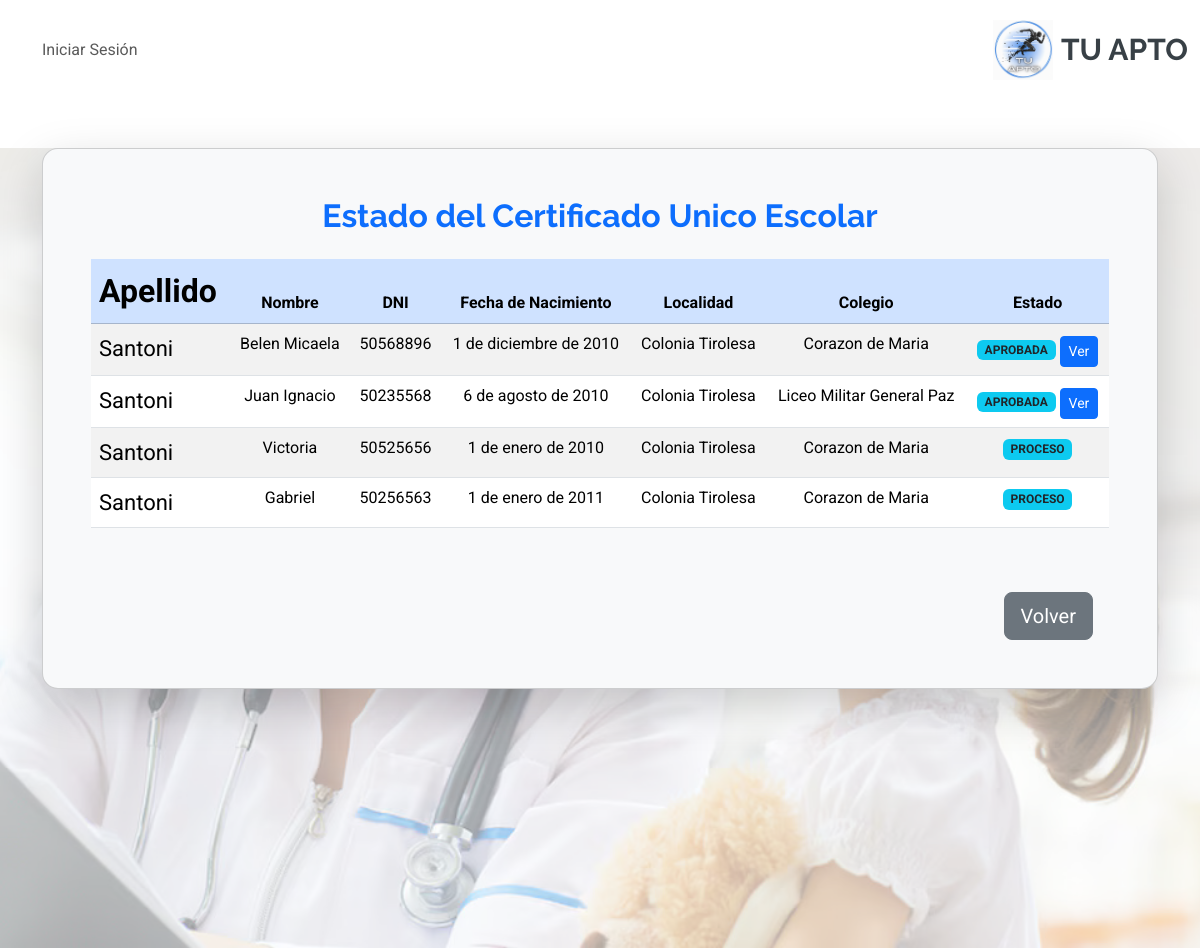
Screenshot of /estudiante/consultar_apto/ with the database file from the repository.
### estudiante/models.py (models this page shows, shortened)
class Estudiante(models.Model):
    SEXO_CHOICES = [
        ('M', 'Masculino'),
        ('F', 'Femenino'),
        ('O', 'Otro'),
    ]
    nombre= models.CharField(max_length=30, blank=True, null=True)
    apellido= models.CharField(max_length=30, blank=True, null=True)
    fecha_nacimiento= models.DateField(blank=True, null=True)
    tutor = models.ForeignKey(Tutor, on_delete=models.CASCADE, related_name='estudiantes')
    dni=  models.CharField(max_length=15, blank=True, null=True)
    domicilio = models.CharField(max_length=255, blank=True, null=True)
    telefono = models.CharField(max_length=15, blank=True, null=True)
    sexo=models.CharField(max_length=1, choices=SEXO_CHOICES, blank=True, null=True)
    localidad = models.CharField(max_length=100, blank=True, null=True)
    lugar_nacimiento = models.CharField(max_length=100, blank=True, null=True)
    def colegio_activo(self):
        relacion = self.estudiantecolegio_set.filter(activo=True).first()
        return relacion.colegio.nombre if relacion else "Sin colegio"

class EstudianteColegio(models.Model):
    estudiante = models.ForeignKey(Estudiante, on_delete=models.CASCADE)
    colegio = models.ForeignKey(Colegio, on_delete=models.CASCADE)
    activo= models.BooleanField(default=True)

class Colegio(models.Model):
    nombre = models.CharField(max_length=255)
    direccion = models.CharField(max_length=255)
    telefono = models.CharField(max_length=15)
    imagen= models.ImageField(upload_to='colegios/', null=True, blank=True)

### Cus/models.py (models this page shows, shortened)
class Cus(models.Model):
    ESTADO_CUS = [
        ('PENDIENTE', 'Pendiente'),
        ('PROCESO', 'En proceso'),
        ('APROBADA', 'Aprobada'),
        ('RECHAZADA', 'Rechazada'),
        ('VENCIDO', 'Vencido'),
    ]
    estudiante = models.ForeignKey(Estudiante, on_delete=models.CASCADE, related_name='cus')
    estado = models.CharField(max_length=45, choices=ESTADO_CUS, blank=True, null=True)
    fecha_creacion = models.DateTimeField(auto_now_add=True)
    fecha_caducidad = models.DateField(blank=True, null=True)
    fecha_de_llenado = models.DateField(blank=True, null=True)
    observacion = models.CharField(max_length=200, blank=True, null=True)
    consentimiento_persona = models.BooleanField(null=True, blank=True)
    medico = models.ForeignKey(Medico, on_delete=models.SET_NULL, null=True, blank=True)
    class Meta:
        db_table = 'cus_ficha_medica'

### estudiante/views.py (the view)
# urls.py: path('consultar_apto/', views.consultar_apto, name='consultar_apto'),
def consultar_apto(request):
    estudiantes = Estudiante.objects.filter(cus__isnull=False).distinct()
    return render(request, 'estudiante/consultar_apto.html', {
        'estudiantes': estudiantes
    })

### estudiante/templates/estudiante/consultar_apto.html (shortened to what this page needs)
{% extends 'core/base.html' %}
{% load static %}
{% block content %}
    <div class="row" style="margin: 0; padding: 0;">
        <div class="container-fluid ficha-medica-container" style="margin: 0; padding: 0;">
            <main class="px-3" style="position: relative; min-height: 100vh; width: 100%; margin: 0; padding: 0;">
                    <div style="position: relative; z-index: 1;">
                             <div class="container mt-5">
                              <div class="card shadow-lg p-5 bg-light rounded-4">
                                  <h2 class="text-primary text-center fw-bold mb-4">Estado del Certificado Unico Escolar</h2>
                                  <div class="table-responsive">
                                      <table class="table table-striped table-hover text-center">
                                          <thead class="table-primary">
                                              <tr>
                                                  <th>Apellido</th>
                                                  <th>Nombre</th>
                                                  <th>DNI</th>
                                                  <th>Fecha de Nacimiento</th>
                                                  <th>Localidad</th>
                                                  <th>Colegio</th>
                                                  <th>Estado</th>
                                              </tr>
                                          </thead>
                                          <tbody>
                                              {% for estudiante in estudiantes %}
                                              <tr>
                                                  <td>{{ estudiante.apellido }}</td>
                                                  <td>{{ estudiante.nombre }}</td>
                                                  <td>{{ estudiante.dni }}</td>
                                                  <td>{{ estudiante.fecha_nacimiento }}</td>
                                                  <td>{{ estudiante.localidad }}</td>
                                                  <td>{{ estudiante.colegio_activo }}</td>
                                                  <td>
                                                    {% if estudiante.cus.last %}
                                                        <span class="badge bg-info text-dark">{{ estudiante.cus.last.estado }}</span>
                                                        {% if estudiante.cus.last.estado == 'APROBADA' or estudiante.cus.last.estado == 'RECHAZADA' %}
                                                            <a href="{% url 'ver_pdf_cus' estudiante.cus.last.id %}" class="btn btn-primary btn-sm mt-1">Ver</a>
                                                        {% endif %}
                                                    {% else %}
                                                        <span class="text-muted">Sin CUS</span>
                                                    {% endif %}
                                                  </td>
                                              </tr>
                                              {% empty %}
                                              <tr>
                                                  <td colspan="6" class="text-center text-muted">No hay estudiantes registrados</td>
                                              </tr>
                                              {% endfor %}
                                          </tbody>
                                      </table>
                                  </div>
                                  <div class="d-flex justify-content-end mt-5">
                                      <a href="{% url 'menu_estudiante' %}" class="btn btn-secondary btn-lg w-45 me-3">Volver</a>
                                  </div>
                              </div>
                          </div>
                    </div>
            </main>
        </div>
    </div>
{% endblock %}

### core/static/core/css/main.css (style rules this page uses)
:root { --default-font: "Roboto", system-ui, -apple-system, "Segoe UI", Roboto, "Helvetica Neue", Arial, "Noto Sans", "Liberation Sans", sans-serif, "Apple Color Emoji", "Segoe UI Emoji", "Segoe UI Symbol", "Noto Color Emoji"; --heading-font: "Raleway", sans-serif; --nav-font: "Poppins", sans-serif; }
:root { --background-color: #ffffff; --default-color: #444444; --heading-color: #384046; --accent-color: #3498db; --surface-color: #ffffff; --contrast-color: #ffffff; }
:root { --nav-color: #444444; --nav-hover-color: #3498db; --nav-mobile-background-color: #ffffff; --nav-dropdown-background-color: #ffffff; --nav-dropdown-color: #444444; --nav-dropdown-hover-color: #3498db; }
:root { scroll-behavior: smooth; }
body { color: var(--default-color); background-color: var(--background-color); font-family: var(--default-font); }
a { color: var(--accent-color); text-decoration: none; transition: 0.3s; }
h1, h2, h3, h4, h5, h6 { color: var(--heading-color); font-family: var(--heading-font); }
table th:first-child { text-align: left; font-size: 2rem; }
table td:first-child { text-align: left; font-size: 22px; }

### rows the page displays
Estudiante: apellido "Santoni", nombre "Belen Micaela", dni "50568896", fecha_nacimiento "1 de diciembre de 2010", localidad "Colonia Tirolesa", colegio_activo "Corazon de Maria", cus.last.estado "APROBADA", shows "Ver"
Estudiante: apellido "Santoni", nombre "Juan Ignacio", dni "50235568", fecha_nacimiento "6 de agosto de 2010", localidad "Colonia Tirolesa", colegio_activo "Liceo Militar General Paz", cus.last.estado "APROBADA", shows "Ver"
Estudiante: apellido "Santoni", nombre "Victoria", dni "50525656", fecha_nacimiento "1 de enero de 2010", localidad "Colonia Tirolesa", colegio_activo "Corazon de Maria", cus.last.estado "PROCESO"
Estudiante: apellido "Santoni", nombre "Gabriel", dni "50256563", fecha_nacimiento "1 de enero de 2011", localidad "Colonia Tirolesa", colegio_activo "Corazon de Maria", cus.last.estado "PROCESO"
